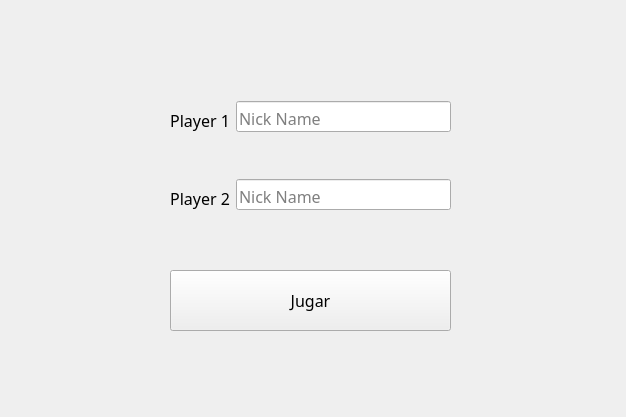
<?xml version="1.0" encoding="UTF-8"?>
<ui version="4.0">
 <class>MainWindow</class>
 <widget class="QMainWindow" name="MainWindow">
  <property name="geometry">
   <rect>
    <x>0</x>
    <y>0</y>
    <width>626</width>
    <height>417</height>
   </rect>
  </property>
  <property name="minimumSize">
   <size>
    <width>626</width>
    <height>417</height>
   </size>
  </property>
  <property name="maximumSize">
   <size>
    <width>626</width>
    <height>417</height>
   </size>
  </property>
  <property name="font">
   <font>
    <family>Kodchasan</family>
    <pointsize>12</pointsize>
   </font>
  </property>
  <property name="windowTitle">
   <string>Player</string>
  </property>
  <widget class="QWidget" name="centralwidget_players">
   <property name="styleSheet">
    <string notr="true"/>
   </property>
   <widget class="QWidget" name="widget_fondo" native="true">
    <property name="geometry">
     <rect>
      <x>130</x>
      <y>10</y>
      <width>361</width>
      <height>401</height>
     </rect>
    </property>
    <property name="styleSheet">
     <string notr="true"/>
    </property>
    <widget class="QWidget" name="layoutWidget">
     <property name="geometry">
      <rect>
       <x>40</x>
       <y>50</y>
       <width>281</width>
       <height>191</height>
      </rect>
     </property>
     <layout class="QGridLayout" name="gridLayout">
      <item row="0" column="0">
       <widget class="QLabel" name="label">
        <property name="text">
         <string>Player 1</string>
        </property>
        <property name="alignment">
         <set>Qt::AlignBottom|Qt::AlignHCenter</set>
        </property>
       </widget>
      </item>
      <item row="0" column="1">
       <widget class="QLineEdit" name="QlineEdit_player_1_nick">
        <property name="alignment">
         <set>Qt::AlignBottom|Qt::AlignLeading|Qt::AlignLeft</set>
        </property>
        <property name="placeholderText">
         <string>Nick Name</string>
        </property>
       </widget>
      </item>
      <item row="1" column="0">
       <widget class="QLabel" name="label_2">
        <property name="text">
         <string>Player 2</string>
        </property>
        <property name="alignment">
         <set>Qt::AlignBottom|Qt::AlignHCenter</set>
        </property>
       </widget>
      </item>
      <item row="1" column="1">
       <widget class="QLineEdit" name="QlineEdit_player_2_nick">
        <property name="text">
         <string/>
        </property>
        <property name="alignment">
         <set>Qt::AlignBottom|Qt::AlignLeading|Qt::AlignLeft</set>
        </property>
        <property name="placeholderText">
         <string>Nick Name</string>
        </property>
       </widget>
      </item>
     </layout>
    </widget>
    <widget class="QPushButton" name="QpushButton_jugar">
     <property name="geometry">
      <rect>
       <x>40</x>
       <y>260</y>
       <width>281</width>
       <height>61</height>
      </rect>
     </property>
     <property name="minimumSize">
      <size>
       <width>281</width>
       <height>61</height>
      </size>
     </property>
     <property name="maximumSize">
      <size>
       <width>281</width>
       <height>61</height>
      </size>
     </property>
     <property name="text">
      <string>Jugar</string>
     </property>
    </widget>
   </widget>
  </widget>
 </widget>
 <resources/>
 <connections/>
</ui>
